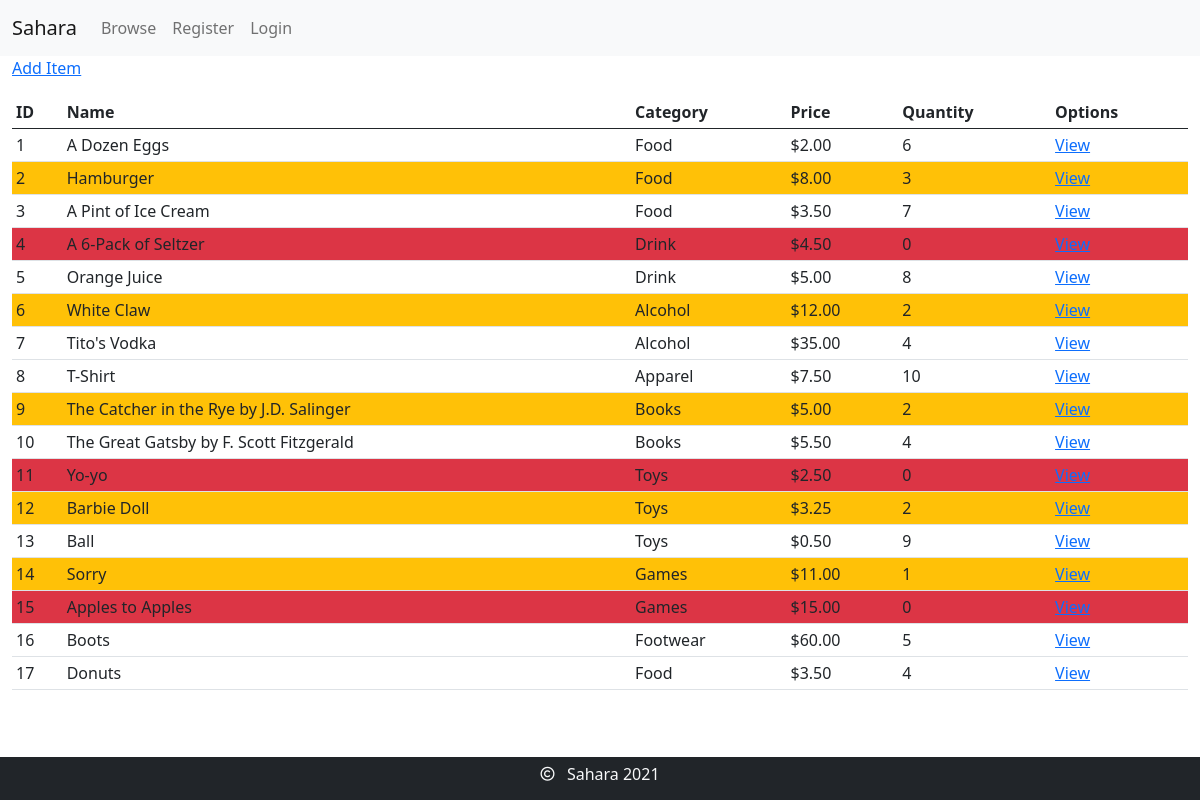
Screenshot of /inventory/ with the database file from the repository.
### inventory/models.py (models this page shows, shortened)
class Item(models.Model):
    name = models.CharField(
        max_length=50,
        null=False,
        validators=[
            MinLengthValidator(2),
            MaxLengthValidator(50),
            RegexValidator("^[A-Za-z0-9,'%&:\-\.\(\) ]{2,50}$"),
            ProhibitNullCharactersValidator()
        ]
    )
    weight = models.DecimalField(
        max_digits=6,
        decimal_places=2,
        null=False,
        default=1,
        validators=[
            MinValueValidator(0.01),
            MaxValueValidator(5000)
        ]
    )
    price = models.DecimalField(
        max_digits=7,
        decimal_places=2,
        null=False,
        default=0,
        validators=[
            MinValueValidator(0),
            MaxValueValidator(99_999.99)
        ]
    )
    description = models.CharField(
        max_length=250,
        null=False,
        validators=[
            MinLengthValidator(1),
            MaxLengthValidator(250),
            RegexValidator(regex="^[^;]{1,250}$", message="Semicolons are not allowed."),
            ProhibitNullCharactersValidator()
        ]
    )
    quantity = models.IntegerField(
        null=False,
        default=0,
        validators=[
            MinValueValidator(0),
            MaxValueValidator(100)
        ]
    )
    category = models.ForeignKey(Category, null=True, on_delete=models.SET_NULL)

class Category(models.Model):
    name = models.CharField(
        max_length=30,
        null=False,
        unique=True,
        validators=[
            MinLengthValidator(2),
            MaxLengthValidator(30),
            RegexValidator("^[A-Za-z,& ]{3,30}$"),
            ProhibitNullCharactersValidator()
        ]
    )
    description = models.CharField(
        max_length=250,
        null=False,
        validators=[
            MinLengthValidator(1),
            MaxLengthValidator(250),
            RegexValidator(regex="^[^;]{1,250}$", message="Semicolons are not allowed."),
            ProhibitNullCharactersValidator()
        ]
    )
    class Meta:
        verbose_name_plural = "Categories"
        ordering = ("name",)

### inventory/views.py (the view)
# urls.py: path('', views.ItemListView.as_view(), name="item_list"),
class ItemListView(ListView):
    template_name = "items/list.html"
    model = Item
    context_object_name = "items"

### inventory/templates/items/list.html (shortened to what this page needs)
{% extends "base/base.html" %}
{% block content %}
    <a href="{% url 'inventory:item_create' %}">Add Item</a>
    <table class="table table-sm table-hover mt-3">
        <thead>
            <tr>
                <td><b>ID</b></td>
                <td><b>Name</b></td>
                <td><b>Category</b></td>
                <td><b>Price</b></td>
                <td><b>Quantity</b></td>
                <td><b>Options</b></td>
            </tr>
        </thead>
        <tbody>
            {% for item in items %}
                {% if item.quantity == 0 %}
                    <tr class="bg-danger">
                {% elif item.quantity <= 3 %}
                    <tr class="bg-warning">
                {% else %}
                    <tr>
                {% endif %}
                    <td>{{ item.id }}</td>
                    <td>{{ item.name }}</td>
                    <td>{% firstof item.category.name "N/A" %}</td>
                    <td>${{ item.price }}</td>
                    <td>{{ item.quantity }}</td>
                    <td>
                        <a href="{% url 'inventory:item_detail' item.id %}">View</a>
                    </td>
                </tr>
            {% endfor %}
        </tbody>
    </table>
{% endblock content %}

### base/templates/base/base.html (shortened to what this page needs)
{% load static %}
<!DOCTYPE html>
<html class="h-100" lang="en">
    <head>
        <link href="https://cdn.jsdelivr.net/npm/bootstrap@5.0.0-beta3/dist/css/bootstrap.min.css" rel="stylesheet">
    </head>
    <body class="d-flex flex-column h-100">
        <header class="site-header">
            <nav class="navbar navbar-expand-lg navbar-light bg-light">
                <div class="container-fluid">
                    <a class="navbar-brand" href="{% url 'base:home' %}">Sahara</a>
                    <div class="collapse navbar-collapse" id="navbarNav">
                        <ul class="navbar-nav">
                            <li class="nav-item">
                                <a class="nav-link" href="{% url 'inventory:item_list' %}">Browse</a>
                            </li>
                            {% if user.is_authenticated %}
                                <li class="nav-item">
                                    <a class="nav-link" href="{% url 'users:logout' %}">Logout</a>
                                </li>
                            {% else %}
                                <li class="nav-item">
                                    <a class="nav-link" href="{% url 'users:register' %}">Register</a>
                                </li>
                                <li class="nav-item">
                                    <a class="nav-link" href="{% url 'users:login' %}">Login</a>
                                </li>
                            {% endif %}
                        </ul>
                    </div>
                </div>
            </nav>
        </header>
        <main role="main" class="flex-shrink-0">
            <div class="container-fluid">
                {% block content %}{% endblock content %}
            </div>
        </main>
        <footer class="footer mt-auto text-center bg-dark text-light py-2">
            <div class="container-fluid">
                <div class="row">
                    <div class="col">
                        <h6><i class="far fa-copyright fa-sm"></i> &nbsp; Sahara 2021</h6>
                    </div>
                </div>
            </div>
        </footer>
    </body>
</html>

### rows the page displays
Item: id "1", name "A Dozen Eggs", category.name "Food", price "2.00", quantity "6"
Item: id "2", name "Hamburger", category.name "Food", price "8.00", quantity "3"
Item: id "3", name "A Pint of Ice Cream", category.name "Food", price "3.50", quantity "7"
Item: id "4", name "A 6-Pack of Seltzer", category.name "Drink", price "4.50", quantity "0"
Item: id "5", name "Orange Juice", category.name "Drink", price "5.00", quantity "8"
Item: id "6", name "White Claw", category.name "Alcohol", price "12.00", quantity "2"
Item: id "7", name "Tito's Vodka", category.name "Alcohol", price "35.00", quantity "4"
Item: id "8", name "T-Shirt", category.name "Apparel", price "7.50", quantity "10"
Item: id "9", name "The Catcher in the Rye by J.D. Salinger", category.name "Books", price "5.00", quantity "2"
Item: id "10", name "The Great Gatsby by F. Scott Fitzgerald", category.name "Books", price "5.50", quantity "4"
Item: id "11", name "Yo-yo", category.name "Toys", price "2.50", quantity "0"
Item: id "12", name "Barbie Doll", category.name "Toys", price "3.25", quantity "2"
Item: id "13", name "Ball", category.name "Toys", price "0.50", quantity "9"
Item: id "14", name "Sorry", category.name "Games", price "11.00", quantity "1"
Item: id "15", name "Apples to Apples", category.name "Games", price "15.00", quantity "0"
Item: id "16", name "Boots", category.name "Footwear", price "60.00", quantity "5"
Item: id "17", name "Donuts", category.name "Food", price "3.50", quantity "4"
